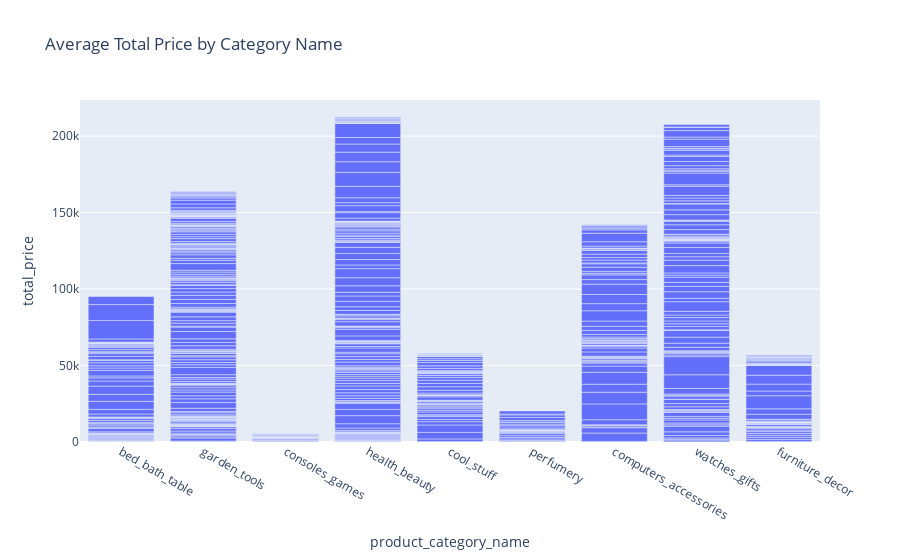

Notebook code cell kept with this figure:
### Code cell
# Let's have a look at the average total prices by product category
fig = px.bar(data,
             x="product_category_name",
             y="total_price",
             title="Average Total Price by Category Name")
fig.show()

### Figure 1 — Plotly figure (JSON) as saved in the notebook; plotly's stock layout.template omitted (floating-point values rounded to 4 significant figures; data arrays with more than 128 entries replaced by an {"elided": "..."} marker saying what was removed)
{"data": [{"alignmentgroup": "True", "hovertemplate": "product_category_name=%{x}<br>total_price=%{y}<extra></extra>", "legendgroup": "", "marker": {"color": "#636efa", "pattern": {"shape": ""}}, "name": "", "offsetgroup": "", "orientation": "v", "showlegend": false, "textposition": "auto", "type": "bar", "x": {"elided": "676 str values"}, "xaxis": "x", "y": {"elided": "676 float values"}, "yaxis": "y"}], "layout": {"barmode": "relative", "legend": {"tracegroupgap": 0}, "title": {"text": "Average Total Price by Category Name"}, "xaxis": {"anchor": "y", "domain": [0, 1], "title": {"text": "product_category_name"}}, "yaxis": {"anchor": "x", "domain": [0, 1], "title": {"text": "total_price"}}}}
